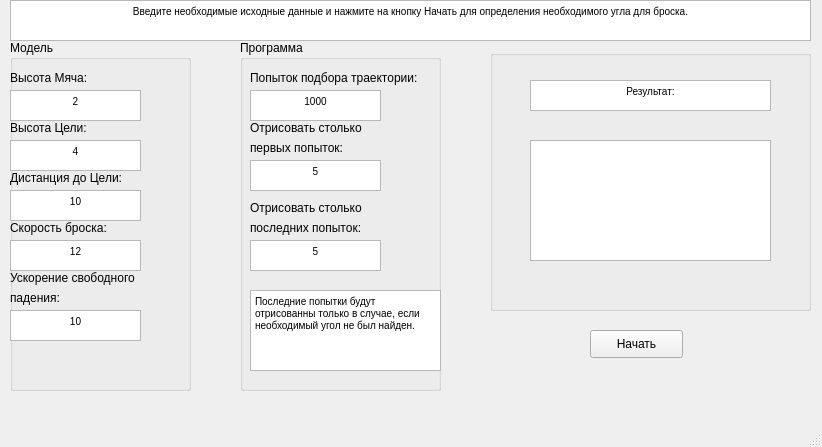
<?xml version="1.0" encoding="UTF-8"?>
<ui version="4.0">
 <class>MainWindow</class>
 <widget class="QMainWindow" name="MainWindow">
  <property name="geometry">
   <rect>
    <x>0</x>
    <y>0</y>
    <width>822</width>
    <height>447</height>
   </rect>
  </property>
  <property name="windowTitle">
   <string>Математическая модель</string>
  </property>
  <widget class="QWidget" name="centralwidget">
   <widget class="QTextBrowser" name="textBrowser">
    <property name="geometry">
     <rect>
      <x>10</x>
      <y>0</y>
      <width>801</width>
      <height>41</height>
     </rect>
    </property>
    <property name="html">
     <string>&lt;!DOCTYPE HTML PUBLIC &quot;-//W3C//DTD HTML 4.0//EN&quot; &quot;http://www.w3.org/TR/REC-html40/strict.dtd&quot;&gt;
&lt;html&gt;&lt;head&gt;&lt;meta name=&quot;qrichtext&quot; content=&quot;1&quot; /&gt;&lt;style type=&quot;text/css&quot;&gt;
p, li { white-space: pre-wrap; }
&lt;/style&gt;&lt;/head&gt;&lt;body style=&quot; font-family:'MS Shell Dlg 2'; font-size:7.8pt; font-weight:400; font-style:normal;&quot;&gt;
&lt;p align=&quot;center&quot; style=&quot; margin-top:0px; margin-bottom:0px; margin-left:0px; margin-right:0px; -qt-block-indent:0; text-indent:0px;&quot;&gt;Введите необходимые исходные данные и нажмите на кнопку Начать для определения необходимого угла для броска.&lt;/p&gt;&lt;/body&gt;&lt;/html&gt;</string>
    </property>
   </widget>
   <widget class="QPushButton" name="pushButton">
    <property name="geometry">
     <rect>
      <x>590</x>
      <y>330</y>
      <width>93</width>
      <height>28</height>
     </rect>
    </property>
    <property name="text">
     <string>Начать</string>
    </property>
   </widget>
   <widget class="QGroupBox" name="groupBox">
    <property name="geometry">
     <rect>
      <x>10</x>
      <y>40</y>
      <width>181</width>
      <height>351</height>
     </rect>
    </property>
    <property name="title">
     <string>Модель</string>
    </property>
    <widget class="QTextEdit" name="textEdit_BallHeight">
     <property name="geometry">
      <rect>
       <x>0</x>
       <y>50</y>
       <width>131</width>
       <height>31</height>
      </rect>
     </property>
     <property name="html">
      <string>&lt;!DOCTYPE HTML PUBLIC &quot;-//W3C//DTD HTML 4.0//EN&quot; &quot;http://www.w3.org/TR/REC-html40/strict.dtd&quot;&gt;
&lt;html&gt;&lt;head&gt;&lt;meta name=&quot;qrichtext&quot; content=&quot;1&quot; /&gt;&lt;style type=&quot;text/css&quot;&gt;
p, li { white-space: pre-wrap; }
&lt;/style&gt;&lt;/head&gt;&lt;body style=&quot; font-family:'MS Shell Dlg 2'; font-size:7.8pt; font-weight:400; font-style:normal;&quot;&gt;
&lt;p align=&quot;center&quot; style=&quot; margin-top:0px; margin-bottom:0px; margin-left:0px; margin-right:0px; -qt-block-indent:0; text-indent:0px;&quot;&gt;2&lt;/p&gt;&lt;/body&gt;&lt;/html&gt;</string>
     </property>
    </widget>
    <widget class="QLabel" name="label">
     <property name="geometry">
      <rect>
       <x>0</x>
       <y>30</y>
       <width>91</width>
       <height>16</height>
      </rect>
     </property>
     <property name="text">
      <string>Высота Мяча:</string>
     </property>
    </widget>
    <widget class="QLabel" name="label_2">
     <property name="geometry">
      <rect>
       <x>0</x>
       <y>80</y>
       <width>91</width>
       <height>16</height>
      </rect>
     </property>
     <property name="text">
      <string>Высота Цели:</string>
     </property>
    </widget>
    <widget class="QTextEdit" name="textEdit_TargetHeight">
     <property name="geometry">
      <rect>
       <x>0</x>
       <y>100</y>
       <width>131</width>
       <height>31</height>
      </rect>
     </property>
     <property name="html">
      <string>&lt;!DOCTYPE HTML PUBLIC &quot;-//W3C//DTD HTML 4.0//EN&quot; &quot;http://www.w3.org/TR/REC-html40/strict.dtd&quot;&gt;
&lt;html&gt;&lt;head&gt;&lt;meta name=&quot;qrichtext&quot; content=&quot;1&quot; /&gt;&lt;style type=&quot;text/css&quot;&gt;
p, li { white-space: pre-wrap; }
&lt;/style&gt;&lt;/head&gt;&lt;body style=&quot; font-family:'MS Shell Dlg 2'; font-size:7.8pt; font-weight:400; font-style:normal;&quot;&gt;
&lt;p align=&quot;center&quot; style=&quot; margin-top:0px; margin-bottom:0px; margin-left:0px; margin-right:0px; -qt-block-indent:0; text-indent:0px;&quot;&gt;4&lt;/p&gt;&lt;/body&gt;&lt;/html&gt;</string>
     </property>
    </widget>
    <widget class="QLabel" name="label_3">
     <property name="geometry">
      <rect>
       <x>0</x>
       <y>130</y>
       <width>131</width>
       <height>16</height>
      </rect>
     </property>
     <property name="text">
      <string>Дистанция до Цели:</string>
     </property>
    </widget>
    <widget class="QTextEdit" name="textEdit_TargetDistance">
     <property name="geometry">
      <rect>
       <x>0</x>
       <y>150</y>
       <width>131</width>
       <height>31</height>
      </rect>
     </property>
     <property name="html">
      <string>&lt;!DOCTYPE HTML PUBLIC &quot;-//W3C//DTD HTML 4.0//EN&quot; &quot;http://www.w3.org/TR/REC-html40/strict.dtd&quot;&gt;
&lt;html&gt;&lt;head&gt;&lt;meta name=&quot;qrichtext&quot; content=&quot;1&quot; /&gt;&lt;style type=&quot;text/css&quot;&gt;
p, li { white-space: pre-wrap; }
&lt;/style&gt;&lt;/head&gt;&lt;body style=&quot; font-family:'MS Shell Dlg 2'; font-size:7.8pt; font-weight:400; font-style:normal;&quot;&gt;
&lt;p align=&quot;center&quot; style=&quot; margin-top:0px; margin-bottom:0px; margin-left:0px; margin-right:0px; -qt-block-indent:0; text-indent:0px;&quot;&gt;10&lt;/p&gt;&lt;/body&gt;&lt;/html&gt;</string>
     </property>
    </widget>
    <widget class="QLabel" name="label_4">
     <property name="geometry">
      <rect>
       <x>0</x>
       <y>180</y>
       <width>111</width>
       <height>16</height>
      </rect>
     </property>
     <property name="text">
      <string>Скорость броска:</string>
     </property>
    </widget>
    <widget class="QTextEdit" name="textEdit_Speed">
     <property name="geometry">
      <rect>
       <x>0</x>
       <y>200</y>
       <width>131</width>
       <height>31</height>
      </rect>
     </property>
     <property name="html">
      <string>&lt;!DOCTYPE HTML PUBLIC &quot;-//W3C//DTD HTML 4.0//EN&quot; &quot;http://www.w3.org/TR/REC-html40/strict.dtd&quot;&gt;
&lt;html&gt;&lt;head&gt;&lt;meta name=&quot;qrichtext&quot; content=&quot;1&quot; /&gt;&lt;style type=&quot;text/css&quot;&gt;
p, li { white-space: pre-wrap; }
&lt;/style&gt;&lt;/head&gt;&lt;body style=&quot; font-family:'MS Shell Dlg 2'; font-size:7.8pt; font-weight:400; font-style:normal;&quot;&gt;
&lt;p align=&quot;center&quot; style=&quot; margin-top:0px; margin-bottom:0px; margin-left:0px; margin-right:0px; -qt-block-indent:0; text-indent:0px;&quot;&gt;12&lt;/p&gt;&lt;/body&gt;&lt;/html&gt;</string>
     </property>
    </widget>
    <widget class="QLabel" name="label_5">
     <property name="geometry">
      <rect>
       <x>0</x>
       <y>230</y>
       <width>171</width>
       <height>16</height>
      </rect>
     </property>
     <property name="text">
      <string>Ускорение свободного</string>
     </property>
    </widget>
    <widget class="QTextEdit" name="textEdit_G">
     <property name="geometry">
      <rect>
       <x>0</x>
       <y>270</y>
       <width>131</width>
       <height>31</height>
      </rect>
     </property>
     <property name="html">
      <string>&lt;!DOCTYPE HTML PUBLIC &quot;-//W3C//DTD HTML 4.0//EN&quot; &quot;http://www.w3.org/TR/REC-html40/strict.dtd&quot;&gt;
&lt;html&gt;&lt;head&gt;&lt;meta name=&quot;qrichtext&quot; content=&quot;1&quot; /&gt;&lt;style type=&quot;text/css&quot;&gt;
p, li { white-space: pre-wrap; }
&lt;/style&gt;&lt;/head&gt;&lt;body style=&quot; font-family:'MS Shell Dlg 2'; font-size:7.8pt; font-weight:400; font-style:normal;&quot;&gt;
&lt;p align=&quot;center&quot; style=&quot; margin-top:0px; margin-bottom:0px; margin-left:0px; margin-right:0px; -qt-block-indent:0; text-indent:0px;&quot;&gt;10&lt;/p&gt;&lt;/body&gt;&lt;/html&gt;</string>
     </property>
    </widget>
    <widget class="QLabel" name="label_7">
     <property name="geometry">
      <rect>
       <x>0</x>
       <y>250</y>
       <width>171</width>
       <height>16</height>
      </rect>
     </property>
     <property name="text">
      <string>падения:</string>
     </property>
    </widget>
   </widget>
   <widget class="QGroupBox" name="groupBox_2">
    <property name="geometry">
     <rect>
      <x>240</x>
      <y>40</y>
      <width>201</width>
      <height>351</height>
     </rect>
    </property>
    <property name="title">
     <string>Программа</string>
    </property>
    <widget class="QTextEdit" name="textEdit_TriesRestriction">
     <property name="geometry">
      <rect>
       <x>10</x>
       <y>50</y>
       <width>131</width>
       <height>31</height>
      </rect>
     </property>
     <property name="html">
      <string>&lt;!DOCTYPE HTML PUBLIC &quot;-//W3C//DTD HTML 4.0//EN&quot; &quot;http://www.w3.org/TR/REC-html40/strict.dtd&quot;&gt;
&lt;html&gt;&lt;head&gt;&lt;meta name=&quot;qrichtext&quot; content=&quot;1&quot; /&gt;&lt;style type=&quot;text/css&quot;&gt;
p, li { white-space: pre-wrap; }
&lt;/style&gt;&lt;/head&gt;&lt;body style=&quot; font-family:'MS Shell Dlg 2'; font-size:7.8pt; font-weight:400; font-style:normal;&quot;&gt;
&lt;p align=&quot;center&quot; style=&quot; margin-top:0px; margin-bottom:0px; margin-left:0px; margin-right:0px; -qt-block-indent:0; text-indent:0px;&quot;&gt;1000&lt;/p&gt;&lt;/body&gt;&lt;/html&gt;</string>
     </property>
    </widget>
    <widget class="QLabel" name="label_6">
     <property name="geometry">
      <rect>
       <x>10</x>
       <y>30</y>
       <width>191</width>
       <height>16</height>
      </rect>
     </property>
     <property name="text">
      <string>Попыток подбора траектории:</string>
     </property>
    </widget>
    <widget class="QLabel" name="label_8">
     <property name="geometry">
      <rect>
       <x>10</x>
       <y>80</y>
       <width>191</width>
       <height>16</height>
      </rect>
     </property>
     <property name="text">
      <string>Отрисовать столько </string>
     </property>
    </widget>
    <widget class="QTextEdit" name="textEdit_DrawFirst">
     <property name="geometry">
      <rect>
       <x>10</x>
       <y>120</y>
       <width>131</width>
       <height>31</height>
      </rect>
     </property>
     <property name="html">
      <string>&lt;!DOCTYPE HTML PUBLIC &quot;-//W3C//DTD HTML 4.0//EN&quot; &quot;http://www.w3.org/TR/REC-html40/strict.dtd&quot;&gt;
&lt;html&gt;&lt;head&gt;&lt;meta name=&quot;qrichtext&quot; content=&quot;1&quot; /&gt;&lt;style type=&quot;text/css&quot;&gt;
p, li { white-space: pre-wrap; }
&lt;/style&gt;&lt;/head&gt;&lt;body style=&quot; font-family:'MS Shell Dlg 2'; font-size:7.8pt; font-weight:400; font-style:normal;&quot;&gt;
&lt;p align=&quot;center&quot; style=&quot; margin-top:0px; margin-bottom:0px; margin-left:0px; margin-right:0px; -qt-block-indent:0; text-indent:0px;&quot;&gt;5&lt;/p&gt;&lt;/body&gt;&lt;/html&gt;</string>
     </property>
    </widget>
    <widget class="QLabel" name="label_9">
     <property name="geometry">
      <rect>
       <x>10</x>
       <y>100</y>
       <width>191</width>
       <height>16</height>
      </rect>
     </property>
     <property name="text">
      <string>первых попыток:</string>
     </property>
    </widget>
    <widget class="QLabel" name="label_11">
     <property name="geometry">
      <rect>
       <x>10</x>
       <y>160</y>
       <width>191</width>
       <height>16</height>
      </rect>
     </property>
     <property name="text">
      <string>Отрисовать столько </string>
     </property>
    </widget>
    <widget class="QTextEdit" name="textEdit_DrawLast">
     <property name="geometry">
      <rect>
       <x>10</x>
       <y>200</y>
       <width>131</width>
       <height>31</height>
      </rect>
     </property>
     <property name="html">
      <string>&lt;!DOCTYPE HTML PUBLIC &quot;-//W3C//DTD HTML 4.0//EN&quot; &quot;http://www.w3.org/TR/REC-html40/strict.dtd&quot;&gt;
&lt;html&gt;&lt;head&gt;&lt;meta name=&quot;qrichtext&quot; content=&quot;1&quot; /&gt;&lt;style type=&quot;text/css&quot;&gt;
p, li { white-space: pre-wrap; }
&lt;/style&gt;&lt;/head&gt;&lt;body style=&quot; font-family:'MS Shell Dlg 2'; font-size:7.8pt; font-weight:400; font-style:normal;&quot;&gt;
&lt;p align=&quot;center&quot; style=&quot; margin-top:0px; margin-bottom:0px; margin-left:0px; margin-right:0px; -qt-block-indent:0; text-indent:0px;&quot;&gt;5&lt;/p&gt;&lt;/body&gt;&lt;/html&gt;</string>
     </property>
    </widget>
    <widget class="QLabel" name="label_10">
     <property name="geometry">
      <rect>
       <x>10</x>
       <y>180</y>
       <width>191</width>
       <height>16</height>
      </rect>
     </property>
     <property name="text">
      <string>последних попыток:</string>
     </property>
    </widget>
    <widget class="QTextBrowser" name="textBrowser_2">
     <property name="geometry">
      <rect>
       <x>10</x>
       <y>250</y>
       <width>191</width>
       <height>81</height>
      </rect>
     </property>
     <property name="html">
      <string>&lt;!DOCTYPE HTML PUBLIC &quot;-//W3C//DTD HTML 4.0//EN&quot; &quot;http://www.w3.org/TR/REC-html40/strict.dtd&quot;&gt;
&lt;html&gt;&lt;head&gt;&lt;meta name=&quot;qrichtext&quot; content=&quot;1&quot; /&gt;&lt;style type=&quot;text/css&quot;&gt;
p, li { white-space: pre-wrap; }
&lt;/style&gt;&lt;/head&gt;&lt;body style=&quot; font-family:'MS Shell Dlg 2'; font-size:7.8pt; font-weight:400; font-style:normal;&quot;&gt;
&lt;p style=&quot; margin-top:0px; margin-bottom:0px; margin-left:0px; margin-right:0px; -qt-block-indent:0; text-indent:0px;&quot;&gt;Последние попытки будут отрисованны только в случае, если необходимый угол не был найден.&lt;/p&gt;&lt;/body&gt;&lt;/html&gt;</string>
     </property>
    </widget>
   </widget>
   <widget class="QGroupBox" name="groupBox_3">
    <property name="geometry">
     <rect>
      <x>490</x>
      <y>50</y>
      <width>321</width>
      <height>261</height>
     </rect>
    </property>
    <property name="title">
     <string/>
    </property>
    <widget class="QTextBrowser" name="textBrowser_3">
     <property name="geometry">
      <rect>
       <x>40</x>
       <y>30</y>
       <width>241</width>
       <height>31</height>
      </rect>
     </property>
     <property name="html">
      <string>&lt;!DOCTYPE HTML PUBLIC &quot;-//W3C//DTD HTML 4.0//EN&quot; &quot;http://www.w3.org/TR/REC-html40/strict.dtd&quot;&gt;
&lt;html&gt;&lt;head&gt;&lt;meta name=&quot;qrichtext&quot; content=&quot;1&quot; /&gt;&lt;style type=&quot;text/css&quot;&gt;
p, li { white-space: pre-wrap; }
&lt;/style&gt;&lt;/head&gt;&lt;body style=&quot; font-family:'MS Shell Dlg 2'; font-size:7.8pt; font-weight:400; font-style:normal;&quot;&gt;
&lt;p align=&quot;center&quot; style=&quot; margin-top:0px; margin-bottom:0px; margin-left:0px; margin-right:0px; -qt-block-indent:0; text-indent:0px;&quot;&gt;Результат:&lt;/p&gt;&lt;/body&gt;&lt;/html&gt;</string>
     </property>
    </widget>
    <widget class="QTextBrowser" name="textBrowser_Result">
     <property name="geometry">
      <rect>
       <x>40</x>
       <y>90</y>
       <width>241</width>
       <height>121</height>
      </rect>
     </property>
     <property name="html">
      <string>&lt;!DOCTYPE HTML PUBLIC &quot;-//W3C//DTD HTML 4.0//EN&quot; &quot;http://www.w3.org/TR/REC-html40/strict.dtd&quot;&gt;
&lt;html&gt;&lt;head&gt;&lt;meta name=&quot;qrichtext&quot; content=&quot;1&quot; /&gt;&lt;style type=&quot;text/css&quot;&gt;
p, li { white-space: pre-wrap; }
&lt;/style&gt;&lt;/head&gt;&lt;body style=&quot; font-family:'MS Shell Dlg 2'; font-size:7.8pt; font-weight:400; font-style:normal;&quot;&gt;
&lt;p style=&quot;-qt-paragraph-type:empty; margin-top:0px; margin-bottom:0px; margin-left:0px; margin-right:0px; -qt-block-indent:0; text-indent:0px;&quot;&gt;&lt;br /&gt;&lt;/p&gt;&lt;/body&gt;&lt;/html&gt;</string>
     </property>
    </widget>
   </widget>
  </widget>
  <widget class="QMenuBar" name="menubar">
   <property name="geometry">
    <rect>
     <x>0</x>
     <y>0</y>
     <width>822</width>
     <height>26</height>
    </rect>
   </property>
  </widget>
  <widget class="QStatusBar" name="statusbar"/>
 </widget>
 <resources/>
 <connections/>
</ui>
